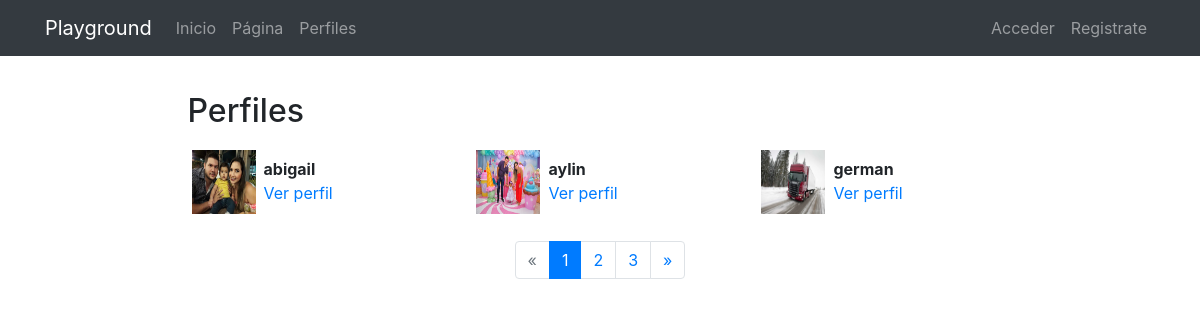
/profiles/, run on the app's committed database.
### registration/models.py (models this page shows)
class Profile(models.Model):
    user = models.OneToOneField(User, on_delete=models.CASCADE)
    avatar = models.ImageField(
        upload_to=custom_upload_to, null=True, blank=True)
    bio = models.TextField(null=True, blank=True)
    link = models.URLField(max_length=200, null=True, blank=True)
    class Meta:
        ordering = ['user__username']

### profiles/views.py (the view)
# urls.py: path('', ProfileListViews.as_view(), name="list"),
class ProfileListViews(ListView):
    model = Profile
    template_name = 'profiles/profile_list.html'
    paginate_by = 3

### profiles/templates/profiles/profile_list.html (shortened to what this page needs)
{% extends 'core/base.html' %}
{% load static %}
{% block content %}
<main role="main">
  <div class="container">
    <div class="row mt-3">
      <div class="col-md-9 mx-auto mb-5">
        <h2>Perfiles</h2>
        <div class="row">
          {% for profile in profile_list %}
            <div class="col-md-4 mt-2 mb-3 ">
              <div class="row p-1">
                <div class="col-md-12">
                  {% if profile.avatar %}
                    <img src="{{profile.avatar.url}}" class="img-fluid profile-avatar">
                  {% else %}
                    <img src="{% static 'registration/img/no-avatar.jpg' %}" class="img-fluid profile-avatar">
                  {% endif %}
                  <p class="profile-data">
                    <b>{{profile.user|truncatechars:"16"}}</b><br>
                    <a href="{% url 'detail' profile.user %}">Ver perfil</a>
                  </p>
                </div>
              </div>
            </div>
          {% endfor %}
        </div>
        {% if is_paginated %}
        <nav aria-label="Page navigation">
          <ul class="pagination justify-content-center">
            {% if page_obj.has_previous %}
              <li class="page-item ">
                <a class="page-link" href="?page={{ page_obj.previous_page_number }}">&laquo;</a>
              </li>
            {% else %}
              <li class="page-item disabled">
                <a class="page-link" href="#" tabindex="-1">&laquo;</a>
              </li>
            {% endif %}
            {% for i in paginator.page_range %}
              <li class="page-item {% if page_obj.number == i %}active{% endif %}">
                <a class="page-link" href="?page={{ i }}">{{ i }}</a>
              </li>
            {% endfor %}
            {% if page_obj.has_next %}
              <li class="page-item ">
                <a class="page-link" href="?page={{ page_obj.next_page_number }}">&raquo;</a>
              </li>
            {% else %}
              <li class="page-item disabled">
                <a class="page-link" href="#" tabindex="-1">&raquo;</a>
              </li>
            {% endif %}
          </ul>
        </nav>
        {% endif %}
      </div>
    </div>
  </div>
</main>
{% endblock %}

### core/templates/core/base.html (shortened to what this page needs)
<!DOCTYPE html>
<html lang="es">
  <head>
    {% load static %}
    <link href="{% static 'core/vendor/bootstrap/css/bootstrap.min.css' %}" rel="stylesheet">
    <link href="{% static 'core/vendor/font-awesome/css/font-awesome.min.css' %}" rel="stylesheet" type="text/css">
    <link href="{% static 'core/css/main.css' %}" rel="stylesheet">
  </head>
  <body>
    <body>
      <nav class="navbar navbar-expand-lg navbar-dark bg-dark">
        <div class="container">
          <a class="navbar-brand" href="{% url 'home' %}">Playground</a>
          <div class="collapse navbar-collapse" id="ned">
            <ul class="navbar-nav mr-auto">
              <li class="nav-item">
                <a class="nav-link" href="{% url 'home' %}">Inicio</a>
              </li>
              <li class="nav-item">
                <a class="nav-link" href="{% url 'pages' %}">Página</a>
              </li>
              <li class="nav-item">
                <a class="nav-link" href="{% url 'list' %}">Perfiles</a>
              </li>
            </ul>
            <ul class="navbar-nav">
            {% if request.user.is_authenticated %}
              <li class="nav-item">
                <a class="nav-link" href="{% url 'logout' %}">Salir</a>
              </li>
              <li class="nav-item">
                <a class="nav-link" href="{% url 'profile' %}">Perfil</a>
              </li>
             {%else%}
             <li class="nav-item">
                <a class="nav-link" href="{% url 'login' %}">Acceder</a>
              </li>
              <li class="nav-item">
                <a class="nav-link" href="{% url 'signup' %}">Registrate</a>
              </li>
            {% endif %}
            </ul>
          </div>
        </div>
      </nav>
      {% block content %}{% endblock %}
  </body>
</html>

### core/static/core/css/main.css (style rules this page uses)
main { padding-top: 20px; }
:root { --jumbotron-padding-y: 3rem; }

### profiles/templates/profiles/profile_list.html (style rules this page uses)
.profile-avatar { float:left;width:4rem;height:4rem }
.profile-data { padding-left:4.5rem;padding-top:.4rem; }

### data on the page
Profile: avatar (picture), user "abigail"
Profile: avatar (picture), user "aylin"
Profile: avatar (picture), user "german"

### other printed values
{{ i }} "1" "2" "3"
